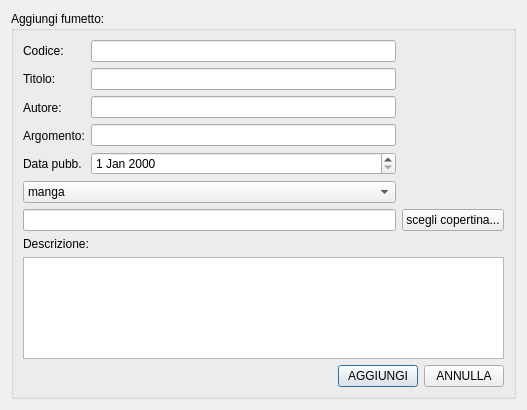
<?xml version="1.0" encoding="UTF-8"?>
<ui version="4.0">
 <class>formaddfumetto</class>
 <widget class="QDialog" name="formaddfumetto">
  <property name="geometry">
   <rect>
    <x>0</x>
    <y>0</y>
    <width>527</width>
    <height>410</height>
   </rect>
  </property>
  <property name="windowTitle">
   <string>Aggiungi fumetto</string>
  </property>
  <layout class="QVBoxLayout" name="verticalLayout_5">
   <item>
    <widget class="QGroupBox" name="groupBox">
     <property name="title">
      <string>Aggiungi fumetto:</string>
     </property>
     <layout class="QGridLayout" name="gridLayout_3">
      <item row="0" column="0">
       <layout class="QHBoxLayout" name="horizontalLayout">
        <item>
         <layout class="QVBoxLayout" name="verticalLayout_3">
          <item>
           <widget class="QLabel" name="label">
            <property name="text">
             <string>Codice:</string>
            </property>
           </widget>
          </item>
          <item>
           <widget class="QLabel" name="label_3">
            <property name="text">
             <string>Titolo:</string>
            </property>
           </widget>
          </item>
          <item>
           <widget class="QLabel" name="label_4">
            <property name="text">
             <string>Autore:</string>
            </property>
           </widget>
          </item>
          <item>
           <widget class="QLabel" name="label_5">
            <property name="text">
             <string>Argomento:</string>
            </property>
           </widget>
          </item>
          <item>
           <widget class="QLabel" name="label_2">
            <property name="text">
             <string>Data pubb.</string>
            </property>
           </widget>
          </item>
         </layout>
        </item>
        <item>
         <layout class="QVBoxLayout" name="verticalLayout_4">
          <item>
           <widget class="QLineEdit" name="isbnLine"/>
          </item>
          <item>
           <widget class="QLineEdit" name="nameEdit"/>
          </item>
          <item>
           <widget class="QLineEdit" name="authorLine"/>
          </item>
          <item>
           <widget class="QLineEdit" name="subLine"/>
          </item>
          <item>
           <widget class="QDateEdit" name="dateEdit"/>
          </item>
         </layout>
        </item>
       </layout>
      </item>
      <item row="0" column="1" rowspan="2">
       <layout class="QVBoxLayout" name="verticalLayout">
        <item>
         <widget class="QLabel" name="coverLabel">
          <property name="text">
           <string/>
          </property>
          <property name="pixmap">
           <pixmap resource="xml.qrc">:/img/No-Cover.png</pixmap>
          </property>
         </widget>
        </item>
       </layout>
      </item>
      <item row="2" column="0">
       <widget class="QLineEdit" name="lineIMGpath"/>
      </item>
      <item row="3" column="0" colspan="2">
       <layout class="QVBoxLayout" name="verticalLayout_2">
        <item>
         <widget class="QLabel" name="label_6">
          <property name="text">
           <string>Descrizione:</string>
          </property>
         </widget>
        </item>
        <item>
         <widget class="QPlainTextEdit" name="descText"/>
        </item>
        <item>
         <layout class="QGridLayout" name="gridLayout_2">
          <item row="0" column="1">
           <widget class="QPushButton" name="addNewButton">
            <property name="text">
             <string>AGGIUNGI</string>
            </property>
           </widget>
          </item>
          <item row="0" column="2">
           <widget class="QPushButton" name="addCancelButton">
            <property name="text">
             <string>ANNULLA</string>
            </property>
           </widget>
          </item>
          <item row="0" column="0">
           <spacer name="horizontalSpacer">
            <property name="orientation">
             <enum>Qt::Horizontal</enum>
            </property>
            <property name="sizeHint" stdset="0">
             <size>
              <width>40</width>
              <height>20</height>
             </size>
            </property>
           </spacer>
          </item>
         </layout>
        </item>
       </layout>
      </item>
      <item row="1" column="0">
       <widget class="QComboBox" name="comboType">
        <item>
         <property name="text">
          <string>manga</string>
         </property>
        </item>
        <item>
         <property name="text">
          <string>comicbook</string>
         </property>
        </item>
       </widget>
      </item>
      <item row="2" column="1">
       <widget class="QPushButton" name="loadFile">
        <property name="text">
         <string>scegli copertina...</string>
        </property>
       </widget>
      </item>
     </layout>
    </widget>
   </item>
  </layout>
 </widget>
 <resources>
  <include location="xml.qrc"/>
 </resources>
 <connections/>
</ui>
